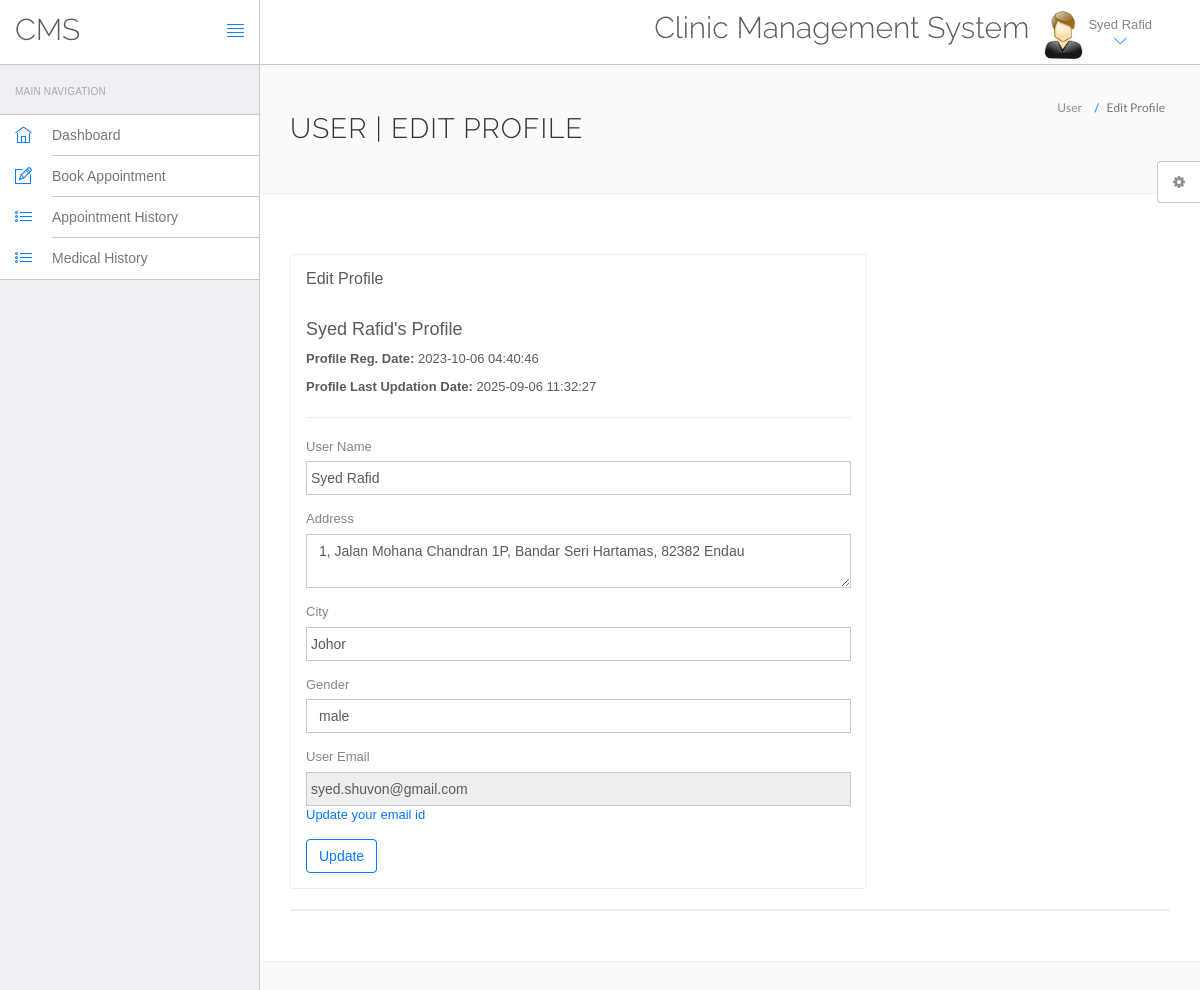
Screenshot of /cms/edit-profile.php (signed in) with the database file from the repository.
### tables this page shows
CREATE TABLE `users` (
  `id` int(11) NOT NULL,
  `fullName` varchar(255) DEFAULT NULL,
  `address` longtext DEFAULT NULL,
  `city` varchar(255) DEFAULT NULL,
  `gender` varchar(255) DEFAULT NULL,
  `email` varchar(255) DEFAULT NULL,
  `password` varchar(255) DEFAULT NULL,
  `regDate` timestamp NULL DEFAULT current_timestamp(),
  `updationDate` timestamp NULL DEFAULT NULL ON UPDATE current_timestamp(),
  `userType` varchar(50) NOT NULL
);

### src/cms/edit-profile.php (the view, shortened to what this page needs)
<?php
include('include/config.php');
?>
<!DOCTYPE html>
<html lang="en">
	<head>
		<link rel="stylesheet" href="vendor/bootstrap/css/bootstrap.min.css">
		<link rel="stylesheet" href="vendor/fontawesome/css/font-awesome.min.css">
		<link rel="stylesheet" href="vendor/themify-icons/themify-icons.min.css">
		<link href="vendor/animate.css/animate.min.css" rel="stylesheet" media="screen">
		<link href="vendor/perfect-scrollbar/perfect-scrollbar.min.css" rel="stylesheet" media="screen">
		<link href="vendor/switchery/switchery.min.css" rel="stylesheet" media="screen">
		<link href="vendor/bootstrap-touchspin/jquery.bootstrap-touchspin.min.css" rel="stylesheet" media="screen">
		<link href="vendor/select2/select2.min.css" rel="stylesheet" media="screen">
		<link href="vendor/bootstrap-datepicker/bootstrap-datepicker3.standalone.min.css" rel="stylesheet" media="screen">
		<link href="vendor/bootstrap-timepicker/bootstrap-timepicker.min.css" rel="stylesheet" media="screen">
		<link rel="stylesheet" href="assets/css/styles.css">
		<link rel="stylesheet" href="assets/css/plugins.css">
		<link rel="stylesheet" href="assets/css/themes/theme-1.css" id="skin_color" />
	</head>
	<body>
		<div id="app">
<?php include('include/sidebar.php');?>
			<div class="app-content">
						<?php include('include/header.php');?>
				<div class="main-content" >
					<div class="wrap-content container" id="container">
						<section id="page-title">
							<div class="row">
								<div class="col-sm-8">
									<h1 class="mainTitle">User | Edit Profile</h1>
																	</div>
								<ol class="breadcrumb">
									<li>
										<span>User </span>
									</li>
									<li class="active">
										<span>Edit Profile</span>
									</li>
								</ol>
							</div>
						</section>
						<div class="container-fluid container-fullw bg-white">
							<div class="row">
								<div class="col-md-12">
									<div class="row margin-top-30">
										<div class="col-lg-8 col-md-12">
											<div class="panel panel-white">
												<div class="panel-heading">
													<h5 class="panel-title">Edit Profile</h5>
												</div>
												<div class="panel-body">
									<?php
$sql=mysqli_query($con,"select * from users where id='".$_SESSION['id']."'");
while($data=mysqli_fetch_array($sql))
{
?>
<h4><?php echo htmlentities($data['fullName']);?>'s Profile</h4>
<p><b>Profile Reg. Date: </b><?php echo htmlentities($data['regDate']);?></p>
<?php if($data['updationDate']){?>
<p><b>Profile Last Updation Date: </b><?php echo htmlentities($data['updationDate']);?></p>
<?php } ?>
<hr />													<form role="form" name="edit" method="post">
<div class="form-group">
															<label for="fname">
																 User Name
															</label>
	<input type="text" name="fname" class="form-control" value="<?php echo htmlentities($data['fullName']);?>" >
														</div>
<div class="form-group">
															<label for="address">
																 Address
															</label>
					<textarea name="address" class="form-control"><?php echo htmlentities($data['address']);?></textarea>
														</div>
<div class="form-group">
															<label for="city">
																 City
															</label>
		<input type="text" name="city" class="form-control" required="required"  value="<?php echo htmlentities($data['city']);?>" >
														</div>
<div class="form-group">
									<label for="gender">
																Gender
															</label>
<select name="gender" class="form-control" required="required" >
<option value="<?php echo htmlentities($data['gender']);?>"><?php echo htmlentities($data['gender']);?></option>
</select>
														</div>
<div class="form-group">
									<label for="fess">
																 User Email
															</label>
					<input type="email" name="uemail" class="form-control"  readonly="readonly"  value="<?php echo htmlentities($data['email']);?>">
					<a href="change-emaild.php">Update your email id</a>
														</div>
														<button type="submit" name="submit" class="btn btn-o btn-primary">
															Update
														</button>
													</form>
													<?php } ?>
												</div>
											</div>
										</div>
											</div>
										</div>
									<div class="col-lg-12 col-md-12">
											<div class="panel panel-white">
											</div>
										</div>
									</div>
								</div>
					</div>
				</div>
			</div>
	<?php include('include/setting.php');?>
		</div>
	</body>
</html>

### src/cms/include/header.php (shortened to what this page needs)
<header class="navbar navbar-default navbar-static-top">
					<div class="navbar-header">
						<a class="navbar-brand" href="#">
							<h2 style="padding-top:20% ">CMS</h2>
						</a>
						<a href="#" class="sidebar-toggler pull-right visible-md visible-lg" data-toggle-class="app-sidebar-closed" data-toggle-target="#app">
							<i class="ti-align-justify"></i>
						</a>
					</div>
					<div class="navbar-collapse collapse">
						<ul class="nav navbar-right">
								<li  style="padding-top:2% ">
								<h2>Clinic Management System</h2>
							</li>
							<li class="dropdown current-user">
								<a href class="dropdown-toggle" data-toggle="dropdown">
									<img src="assets/images/images.jpg"> <span class="username">
									<?php $query=mysqli_query($con,"select fullName from users where id='".$_SESSION['id']."'");
while($row=mysqli_fetch_array($query))
{
	echo $row['fullName'];
}
									?> <i class="ti-angle-down"></i></i></span>
								</a>
							</li>
						</ul>
					</div>
				</header>

### src/cms/assets/css/themes/theme-1.css (style rules this page uses)
body { background: #FAFAFA; }
header .navbar-header { background: #ffffff !important; border-right-color: #c8c7cc !important; border-bottom-color: #c8c7cc !important; }
header .navbar-header .sidebar-toggler, header .navbar-header .sidebar-mobile-toggler { color: #007aff !important; }
header .navbar-header .navbar-brand { color: #777 !important; }
header .navbar-collapse { background: #ffffff !important; border-bottom-color: #c8c7cc !important; box-shadow: none !important; }
header .navbar-collapse .navbar-right > li > a { color: #777; }
header .navbar-collapse .navbar-right > li > a i { color: #007aff !important; }

### rows the page displays
users: fullName "Syed Rafid", regDate "2023-10-06 04:40:46", updationDate "2025-09-06 11:32:27", fname "Syed Rafid", address "1, Jalan Mohana Chandran 1P, Bandar Seri Hartamas, 82382 Endau", city "Johor", gender "male", uemail "syed.shuvon@gmail.com"
